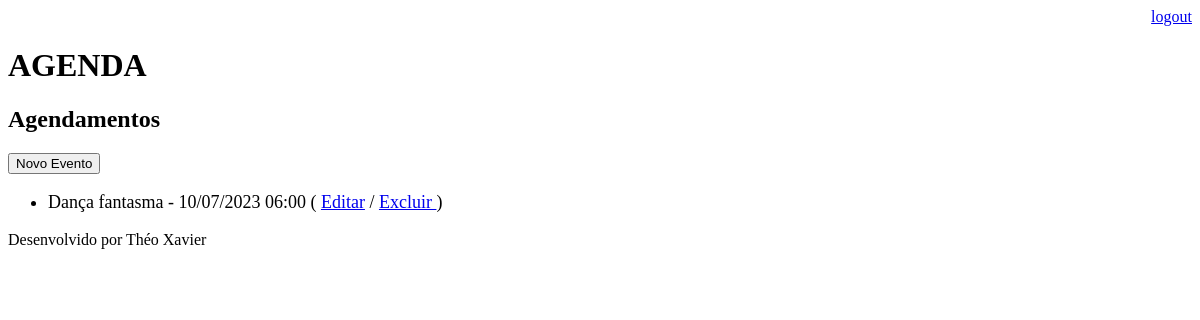
/agenda/ (signed in), run on an earlier commit of the app's database.
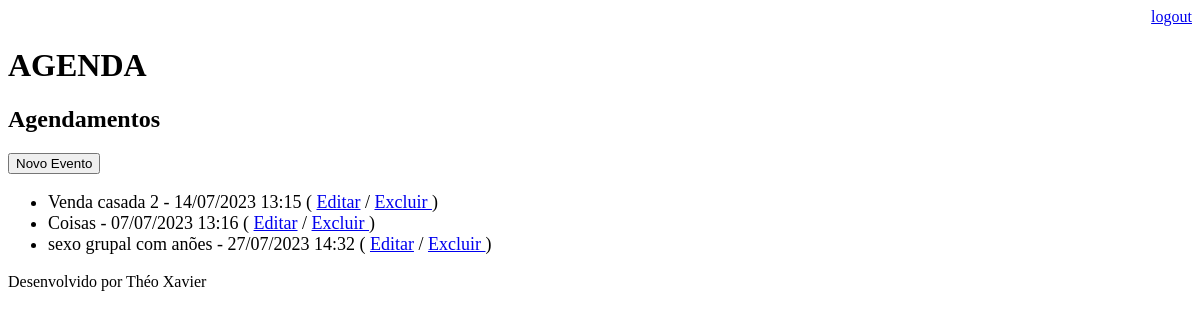
And on a later commit of the database.
### core/models.py (models this page shows, shortened)
class Evento(models.Model):
    titulo = models.CharField(max_length=100, verbose_name='Título')
    descricao = models.TextField(blank=True, null=True, verbose_name='Descrição')
    dataEvento = models.DateTimeField(verbose_name='Data do evento')
    dataCriacao = models.DateTimeField(auto_now=True, verbose_name='Data da criação')
    local = models.CharField(max_length=100, blank=True, null=True)
    usuario = models.ForeignKey(User, on_delete=models.CASCADE)
    def get_data_evento(self):
        return self.dataEvento.strftime('%d/%m/%Y %H:%M')
    def get_evento_atrasado(self):
        if self.dataEvento < datetime.now():
            return True
        else:
            return False

### core/views.py (the view)
# urls.py: path('agenda/', views.listaEventos),
@login_required(login_url='/login/')
def listaEventos(request):
    usuario = request.user
    data_atual = datetime.now() - timedelta(hours=3)
    evento = Evento.objects.filter(usuario=usuario, dataEvento__gt=data_atual)
    response = {'eventos': evento}
    return render(request, 'agenda.html', response)

### templates/agenda.html
{% extends "model-page.html" %}
{% block content%}
    <h2>Agendamentos</h2>
    <a href="evento/">
        <button type="button"> Novo Evento </button>
    </a>
    <ul style="font-size: 18px">
        {% for evento in eventos %}
        <li>
            <div style="{% if evento.get_evento_atrasado %} color: red {% endif %}">
                {{ evento.titulo }} - {{ evento.get_data_evento }}
                (
                <a href="evento/?id={{ evento.id }}"> Editar</a>
                /
                <a href="evento/delete/{{evento.id}}"> Excluir </a>
                )
            </div>
        </li>
        {% endfor %}
    </ul>
{% endblock %}

### templates/model-page.html
<!DOCTYPE html>
<html lang="en">
<head>
    {% include "model-header.html" %}
</head>
<body>
    {% block content %} {% endblock %}
    {% include "model-footer.html" %}
</body>
</html>

### templates/model-header.html (shortened to what this page needs)
            <div align="right">
                <a href="/logout"> logout </a>
            </div>
        <h1> AGENDA </h1>

### templates/model-footer.html
<p>Desenvolvido por Théo Xavier</p>

What changed in the data, as far as the page shows it:
removed Evento: titulo "Dança fantasma", get_data_evento "10/07/2023 06:00"
added Evento: titulo "Venda casada 2", get_data_evento "14/07/2023 13:15"
added Evento: titulo "Coisas", get_data_evento "07/07/2023 13:16"
added Evento: titulo "sexo grupal com anões", get_data_evento "27/07/2023 14:32"
